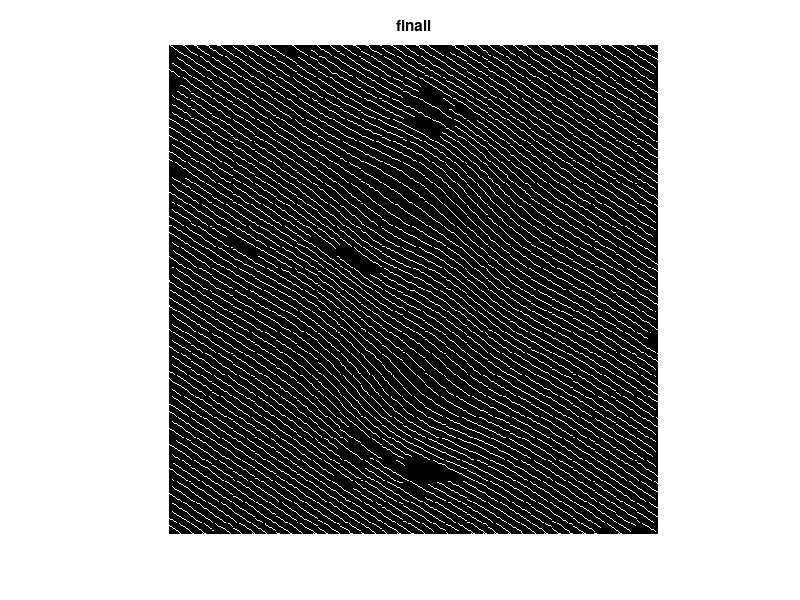

Recreate this plot in MATLAB.
clc,clear, close all;

load("BW_NEW.mat");
figure;imshow(BW_NEW); title("finall");
% BW = bwmorph(BW,'skel',Inf); % skeleton hóa
%%
BW =BW_NEW;
